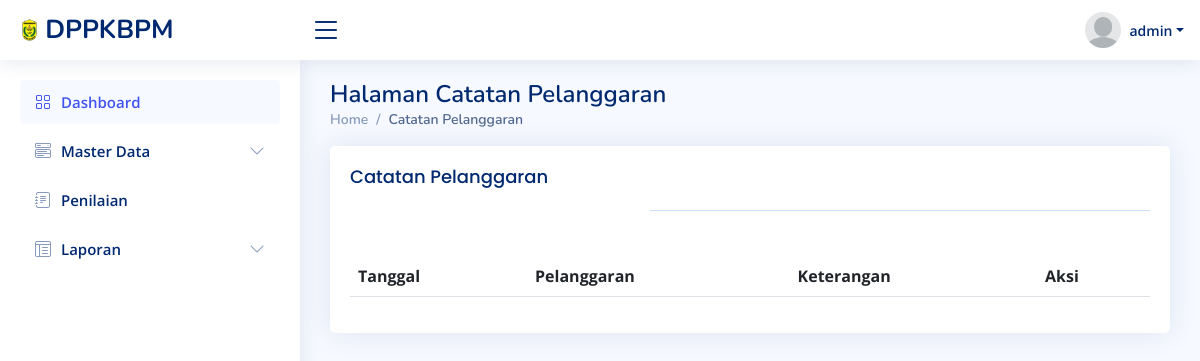
/pelanggaran/detail_pelanggaran.php?username=lana (signed in), run on an earlier commit of the app's database.
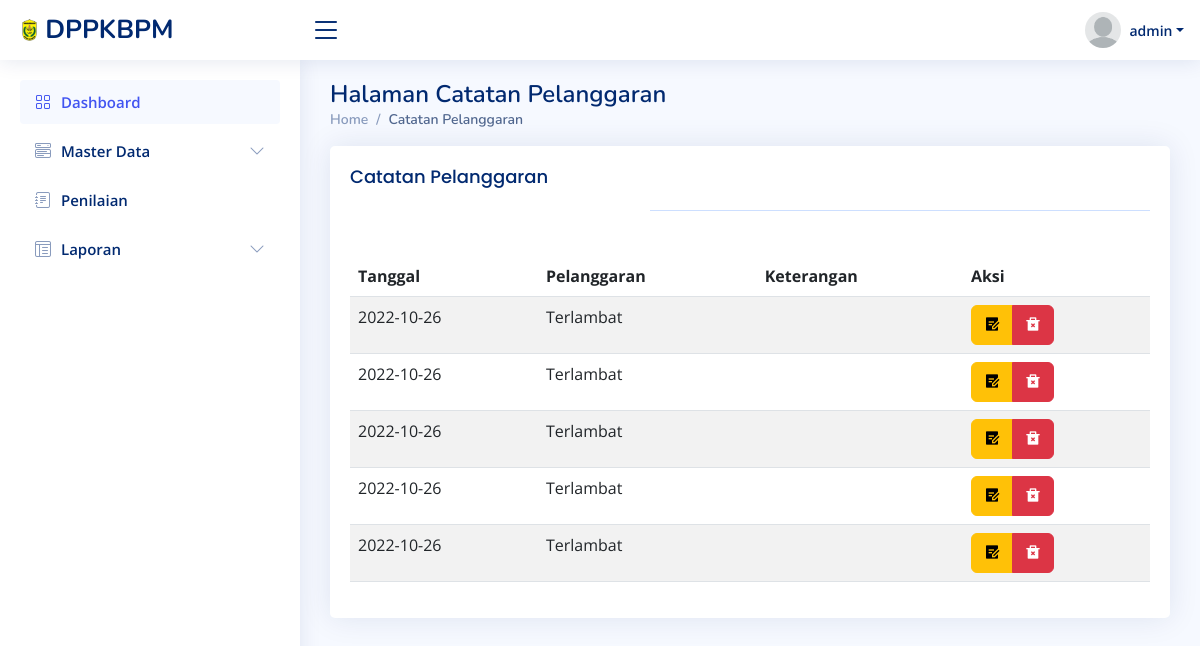
And on a later commit of the database.
### tables this page shows
CREATE TABLE `tb_pelanggaran` (
  `id_pelanggaran` int(11) NOT NULL,
  `usn_pelanggaran` varchar(30) NOT NULL,
  `tanggal` date NOT NULL,
  `pelanggaran` varchar(255) NOT NULL,
  `keterangan` text NOT NULL
);

### pelanggaran/detail_pelanggaran.php (the view, shortened to what this page needs)
<?php
include '../utilities/sidebar.php';
$username = $_GET['username'];
if(isset($username)){
    include '../koneksi/koneksi.php';
    $query = mysqli_query($konek, "SELECT * FROM tb_pelanggaran p INNER JOIN tb_magang m ON p.usn_pelanggaran = m.username ORDER BY tanggal DESC");
}
?>
<div class="pagetitle">
  <h1>Halaman Catatan Pelanggaran</h1>
  <nav>
    <ol class="breadcrumb">
      <li class="breadcrumb-item"><a href="../utilities/dashboard.php">Home</a></li>
      <li class="breadcrumb-item active">Catatan Pelanggaran</li>
    </ol>
  </nav>
</div>
<section class="section">
<div class="card">
            <div class="card-body">
                <h5 class="card-title">Catatan Pelanggaran </h5>
                <table class="table table-striped" id="idcuy">
                <thead>
                    <tr class="">
                        <th>Tanggal</th>
                        <th>Pelanggaran</th>
                        <th>Keterangan</th>
                        <th>Aksi</th>
                    </tr>
                </thead>
            <tbody>
<?php
    while ($data = mysqli_fetch_array($query)) {
if ($_GET['username'] == $data['username']) {
echo"
    <tr>
        <td hidden>$data[username]</td>
        <td>$data[tanggal]</td>
        <td>$data[pelanggaran] </td>
        <td>$data[keterangan]</td>
        <td><div class='btn-row'>
            <div class='btn-group'>
                <a href='edit_pelanggaran.php?id=$data[0]' class='btn btn-warning'><i class='ri ri-draft-fill'></i></a>
                <a href='hapus_pelanggaran.php?id=$data[0]' onclick='return confirm(\" Hapus Pelanggaran ini?\");' class='btn btn-danger'><i class='ri ri-delete-bin-2-fill'></i></a>
                </div>
            </div>
            </td>
    </tr>";
 }
}
?>
</tbody>
            </div>
        </div>
    </section>
<?php
include '../utilities/footer.php';
?>

What changed in the data, as far as the page shows it:
added tb_pelanggaran: tanggal "2022-10-26", pelanggaran "Terlambat"
added tb_pelanggaran: tanggal "2022-10-26", pelanggaran "Terlambat"
added tb_pelanggaran: tanggal "2022-10-26", pelanggaran "Terlambat"
added tb_pelanggaran: tanggal "2022-10-26", pelanggaran "Terlambat"
added tb_pelanggaran: tanggal "2022-10-26", pelanggaran "Terlambat"
